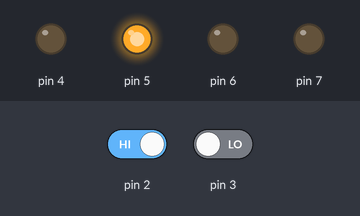
The sketch below on a simulated Arduino Uno, built with avr-gcc and run on an emulated ATmega328P. Parts: output pins drawn as LEDs (lit = HIGH). The test bench sets the inputs (shaded band); at power-on: pin 2 HIGH, pin 3 LOW.

Above: at 1.2 s.
1.3 s: pin 2 driven LOW
At 2.1 s:
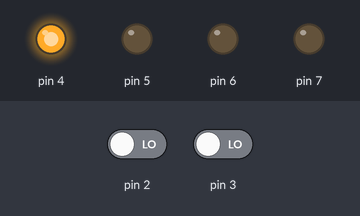
2.8 s: pin 3 driven HIGH
At 3.2 s:
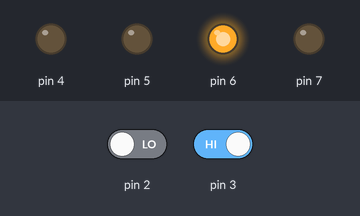
4.3 s: pin 2 driven HIGH
At 5.5 s:
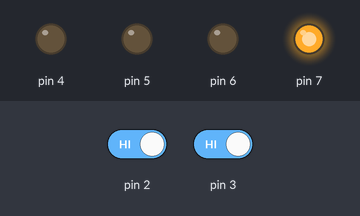
5.8 s: pin 3 driven LOW
At 6.7 s:
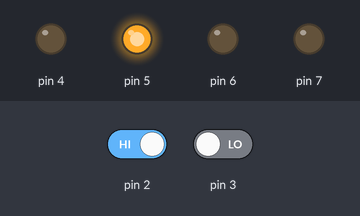
Timing chart, 0 to 8.3 s (numbered marks = the images above; inputs shaded):
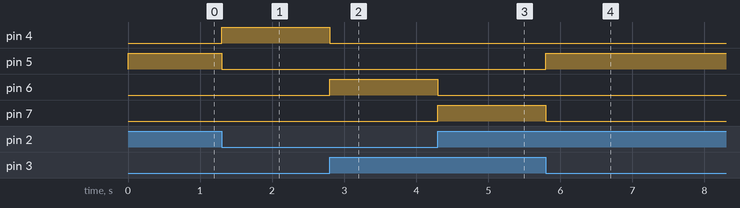

Measured:
- after the input at 1.3 s, pin 4: LOW → HIGH at once; pin 5: HIGH → LOW at once
- after the input at 2.8 s, pin 4: HIGH → LOW at once; pin 6: LOW → HIGH at once
- after the input at 4.3 s, pin 6: HIGH → LOW at once; pin 7: LOW → HIGH at once
- after the input at 5.8 s, pin 5: LOW → HIGH at once; pin 7: HIGH → LOW at once

The sketch:

0508_Decoder01.ino
```cpp
void setup() {
  // put your setup code here, to run once:
 pinMode(2, INPUT);
 pinMode(3, INPUT);
 pinMode(4, OUTPUT);
 pinMode(5, OUTPUT);
 pinMode(6, OUTPUT);
 pinMode(7, OUTPUT);
}

void loop() {
  // put your main code here, to run repeatedly:
  int a = digitalRead(2);
  int b = digitalRead(3);
  Decoder2By4(a, b);
}

void Decoder2By4(int a, int b){
  if((!a) * (!b)){
    digitalWrite(4,HIGH);
  }
  else{
    digitalWrite(4,LOW);
  }

  if((a) * (!b)){
    digitalWrite(5,HIGH);
  }
  else{
    digitalWrite(5,LOW);
  }

  if((!a) * (b)){
    digitalWrite(6,HIGH);
  }
  else{
    digitalWrite(6,LOW);
  }

  if((a) * (b)){
    digitalWrite(7,HIGH);
  }
  else{
    digitalWrite(7,LOW);
  }
}
```
